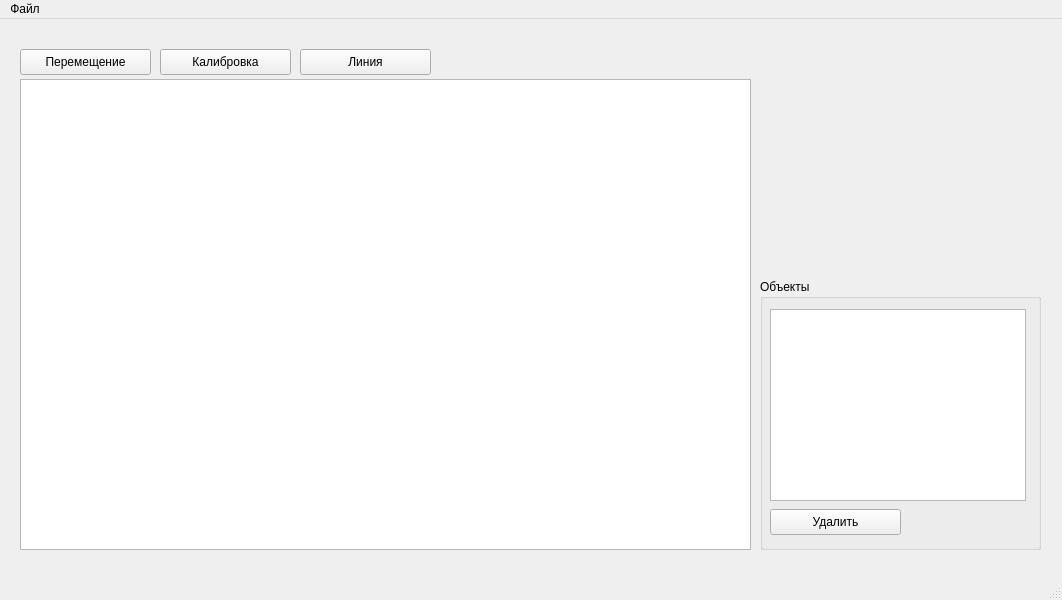
<?xml version="1.0" encoding="UTF-8"?>
<ui version="4.0">
 <class>MainWindow</class>
 <widget class="QMainWindow" name="MainWindow">
  <property name="geometry">
   <rect>
    <x>0</x>
    <y>0</y>
    <width>1062</width>
    <height>600</height>
   </rect>
  </property>
  <property name="windowTitle">
   <string>MainWindow</string>
  </property>
  <widget class="QWidget" name="centralwidget">
   <widget class="GraphicsView" name="graphicsView">
    <property name="geometry">
     <rect>
      <x>20</x>
      <y>60</y>
      <width>731</width>
      <height>471</height>
     </rect>
    </property>
   </widget>
   <widget class="QPushButton" name="pushButton">
    <property name="geometry">
     <rect>
      <x>20</x>
      <y>30</y>
      <width>131</width>
      <height>26</height>
     </rect>
    </property>
    <property name="text">
     <string>Перемещение</string>
    </property>
   </widget>
   <widget class="QPushButton" name="pushButton_2">
    <property name="geometry">
     <rect>
      <x>160</x>
      <y>30</y>
      <width>131</width>
      <height>26</height>
     </rect>
    </property>
    <property name="text">
     <string>Калибровка</string>
    </property>
   </widget>
   <widget class="QPushButton" name="pushButton_3">
    <property name="geometry">
     <rect>
      <x>300</x>
      <y>30</y>
      <width>131</width>
      <height>26</height>
     </rect>
    </property>
    <property name="text">
     <string>Линия</string>
    </property>
   </widget>
   <widget class="QGroupBox" name="groupBox">
    <property name="geometry">
     <rect>
      <x>760</x>
      <y>260</y>
      <width>281</width>
      <height>271</height>
     </rect>
    </property>
    <property name="title">
     <string>Объекты</string>
    </property>
    <widget class="QPushButton" name="pushButton_4">
     <property name="geometry">
      <rect>
       <x>10</x>
       <y>230</y>
       <width>131</width>
       <height>26</height>
      </rect>
     </property>
     <property name="text">
      <string>Удалить</string>
     </property>
    </widget>
    <widget class="QListWidget" name="listWidget">
     <property name="geometry">
      <rect>
       <x>10</x>
       <y>30</y>
       <width>256</width>
       <height>192</height>
      </rect>
     </property>
    </widget>
   </widget>
  </widget>
  <widget class="QMenuBar" name="menubar">
   <property name="geometry">
    <rect>
     <x>0</x>
     <y>0</y>
     <width>1062</width>
     <height>23</height>
    </rect>
   </property>
   <widget class="QMenu" name="menuMeasureTool">
    <property name="title">
     <string>Файл</string>
    </property>
    <addaction name="action"/>
    <addaction name="action_4"/>
    <addaction name="action_2"/>
    <addaction name="action_3"/>
   </widget>
   <addaction name="menuMeasureTool"/>
  </widget>
  <widget class="QStatusBar" name="statusbar"/>
  <action name="action">
   <property name="text">
    <string>Открыть файл</string>
   </property>
  </action>
  <action name="action_2">
   <property name="text">
    <string>Загрузить сессию</string>
   </property>
  </action>
  <action name="action_3">
   <property name="text">
    <string>Сохранить сессию</string>
   </property>
  </action>
  <action name="action_4">
   <property name="text">
    <string>Сохранить файл</string>
   </property>
  </action>
 </widget>
 <customwidgets>
  <customwidget>
   <class>GraphicsView</class>
   <extends>QGraphicsView</extends>
   <header>GraphicsView.h</header>
  </customwidget>
 </customwidgets>
 <resources/>
 <connections/>
</ui>
